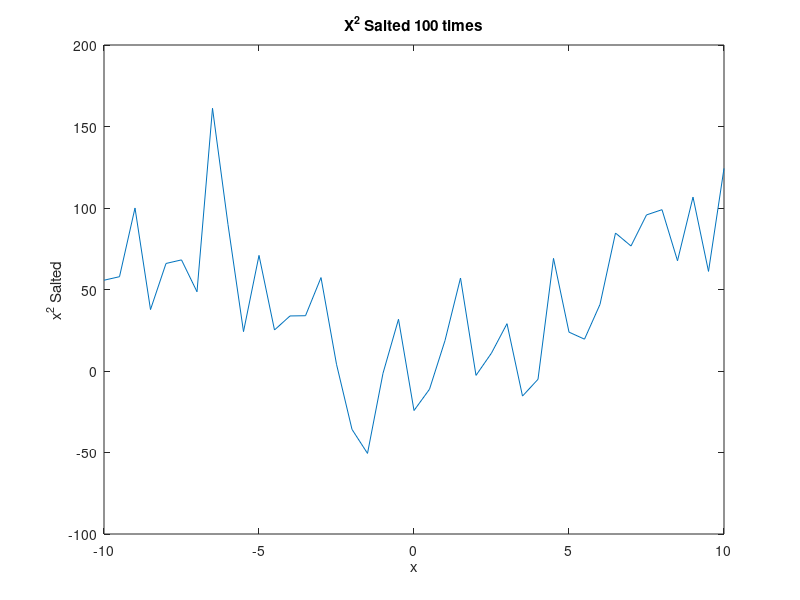

Write the MATLAB code that produced this figure.
x = -10:0.5:10;
y = x.^2
saltCount = 100
for smoothCounter = 0:saltCount
  for index = 1:41
    y(:,index) = y(:,index) + 10 * rand() - 5
  endfor
endfor

plot (x, y);
xlabel ("x");
ylabel ("x^2 Salted");
title ("X^2 Salted 100 times");

